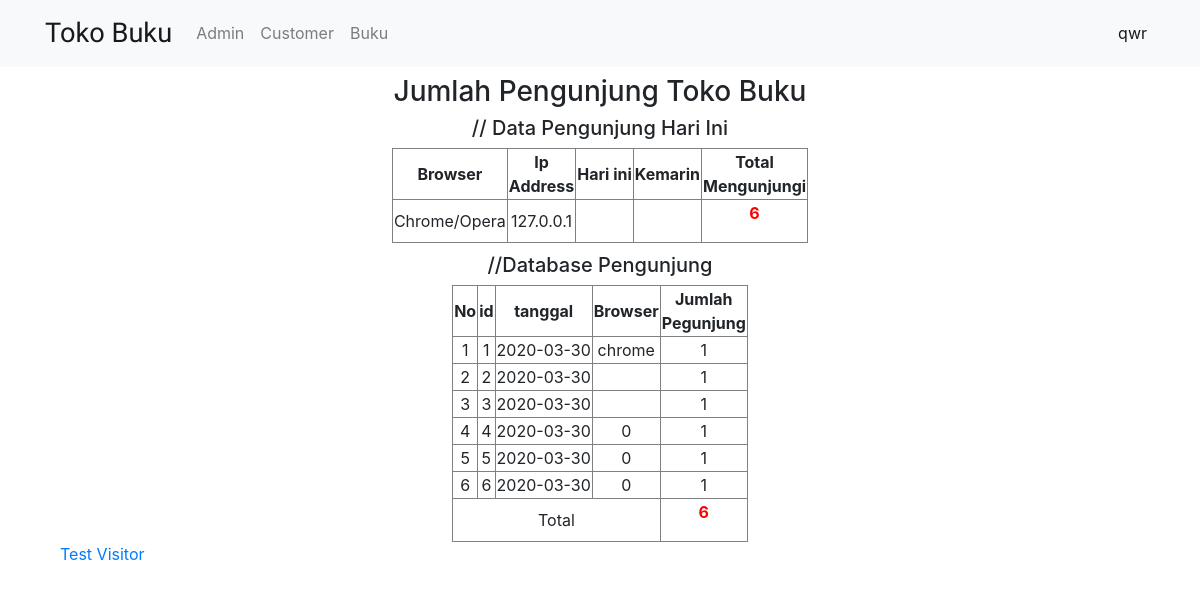
The page /counter/index.php (signed in) on the database its author committed.
### tables this page shows
CREATE TABLE `counterdb` (
  `id` int(11) NOT NULL,
  `tanggal` date NOT NULL,
  `ip_address` varchar(20) NOT NULL,
  `counter` varchar(20) NOT NULL,
  `browser` varchar(20) NOT NULL
);

### counter/counter.php (called while the page is built, shortened)
<?php
include "config.php";
$browser = $_SERVER['HTTP_USER_AGENT'];
$chrome = '/Chrome/';
$firefox = '/Firefox/';
$ie = '/IE/';
if (preg_match($chrome, $browser)){
    $data = "Chrome/Opera";
} else if (preg_match($firefox, $browser)){
    $data = "Firefox";
} else if (preg_match($ie, $browser)){
    $data = "IE";
}
$ipaddress = $_SERVER['REMOTE_ADDR']."";
$browser = $data;
$tanggal = date('Y-m-d h:i:s a');
$kunjungan = 1;
if (!isset($_SESSION['counterdb'])){
mysqli_query($connect,"INSERT INTO counterdb (tanggal,ip_address,counter,browser) VALUES ('".$tanggal."','".$ipaddress."','".$kunjungan."','".$browser."')");
}
$sql = mysqli_fetch_array(mysqli_query($connect,'SELECT sum(counter) as total FROM counterdb'));
?>

### counter/index.php (the view, shortened to what this page needs)
<?php
   include("counter.php");
 ?>
<!DOCTYPE html>
<html>
<head>
  <link rel="stylesheet" href="../assets/css/bootstrap.min.css">
</head>
<body>
  <nav class="navbar navbar-expand-lg navbar-light bg-light position-sticky fixed-top mb-2">
     <div class="container">
         <a class="navbar-brand" href="#" style="font-family: 'Shadows Into Light', cursive; font-size: 170%;">Toko Buku</a>
         <div class="collapse navbar-collapse" id="navbarNavDropdown">
           <div class="navbar-nav">
             <a class="nav-item nav-link" href="../admin.php">Admin</a>
             <a class="nav-item nav-link" href="../customer.php">Customer</a>
             <a class="nav-item nav-link" href="../buku.php">Buku</a>
           </div>
             <ul class="navbar-nav ml-auto">
               <li class="nav-item dropdown">
                 <a class="nav-link active" href="#" id="navbarDropdown" role="button" data-toggle="dropdown" aria-haspopup="true" aria-expanded="false">
                   <?php echo $_SESSION["nama"]; ?>
                 </a>
               </li>
             </ul>
         </div>
     </div>
   </nav>
<div class="container">
	<header>
		<h3>Jumlah Pengunjung Toko Buku</h3>
	</header>
	<article>
    <h5 class="text-center">// Data Pengunjung Hari Ini</h5>
    <table border="1" cellspacing="0" class="table1 text-center mx-auto">
    	<tr>
    		<th>Browser</th>
    		<th>Ip<br>Address</th>
    		<th>Hari ini</th>
    		<th>Kemarin</th>
    		<th>Total<br>Mengunjungi</th>
    	</tr>
    	<tr>
    		<td>
    			<?php
    			 switch($browser){
    			 case "Chrome/Opera" : echo "".$browser."";
    			 	break;
    			 } ?>
    		</td>
    		<td>
    			<?php echo "".$_SERVER['REMOTE_ADDR']."";?>
    		</td>
    		<td>
    		</td>
    		<td>
    		</td>
    		<td>
    			<p><?php echo "".$sql['total']."";?></p>
    		</td>
    	</tr>
    </table>
    <h5 class="text-center">//Database Pengunjung</h5>
    <table border ="1" class="table2 text-center mx-auto" cellspacing="0">
    	<tr>
    		<th>No</th>
    		<th>id</th>
    		<th>tanggal</th>
    		<th>Browser</th>
    		<th>Jumlah<br>Pegunjung</th>
    	</tr>
    	<?php $no=0; ?>
    	<?php $sql="SELECT * FROM counterdb";
    		  $sqli=mysqli_query($connect,$sql);
    		  $total = mysqli_fetch_array(mysqli_query($connect,'SELECT sum(counter) as jumlah FROM counterdb'));
    	 ?>
    	 <?php while ($tampil=mysqli_fetch_array($sqli)) {  ?>
    	 <?php $no++;?>
    	<tr>
    		<td>
    			<?php echo "$no"; ?>
    		</td>
    		<td>
    			<?php echo "$tampil[id]";?>
    		</td>
    		<td>
    			<?php echo "$tampil[tanggal]";?>
    		</td>
    		<td>
    			<?php echo "$tampil[browser]";?>
    		</td>
    		<td>
    			<?php echo "$tampil[counter]";?>
    		</td>
    		<?php }?>
    	</tr>
    	<td colspan="4"> Total</td>
    	<td>
    			<p><?php echo "".$total['jumlah']."";?></p>
    		</td>
    </table>
	</article>
  <a href="counter.php" class="text-center col-sm-4">Test Visitor</a>
</div>
</body>
</html>

### counter/index.php (style rules this page uses)
.container { margin: auto; width: 550px; }
h3 { text-align: center }
td { text-align: center; }
p { font-weight: bold; color: red }
.table1 { margin-bottom: 10px; }

### rows shown on the page
counterdb: id "1", tanggal "2020-03-30", browser "chrome", counter "1"
counterdb: id "2", tanggal "2020-03-30", counter "1"
counterdb: id "3", tanggal "2020-03-30", counter "1"
counterdb: id "4", tanggal "2020-03-30", browser "0", counter "1"
counterdb: id "5", tanggal "2020-03-30", browser "0", counter "1"
counterdb: id "6", tanggal "2020-03-30", browser "0", counter "1"

### other values the page prints
$_SESSION["nama"] "qwr"
$browser "Chrome/Opera"
$_SERVER['REMOTE_ADDR'] "127.0.0.1"
$sql['total'] "6"
$total['jumlah'] "6"
